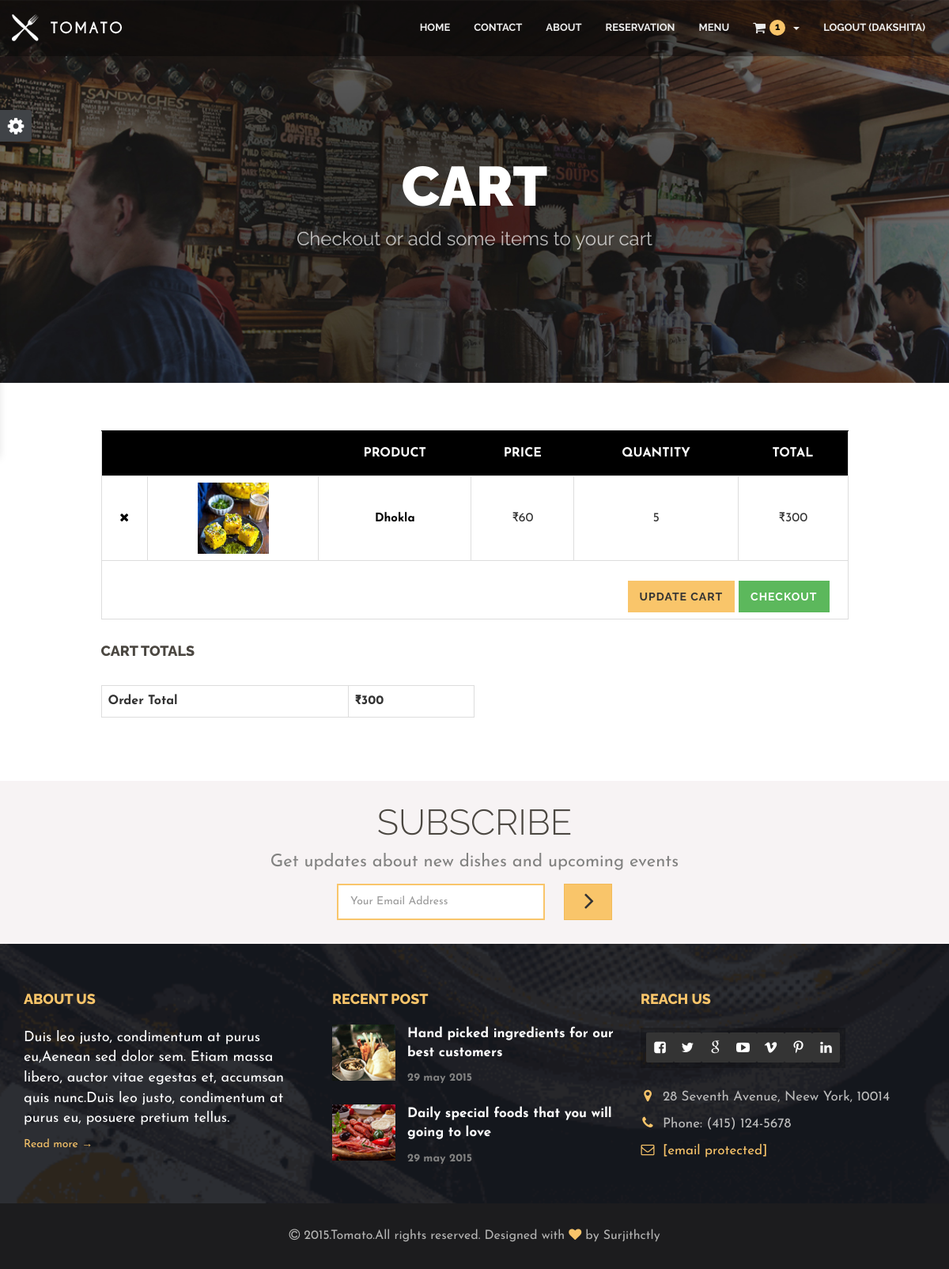
/customer/cart/ (signed in), run on the app's committed database.
### customer/models.py (models this page shows, shortened)
class Add_to_cart(models.Model):
    user=models.ForeignKey(User,on_delete=models.CASCADE,blank=True, null=True,)
    dish=models.ForeignKey(Dish,on_delete=models.CASCADE,blank=True, null=True,)
    qty=models.IntegerField(blank=True, null=True)
    confirm=models.BooleanField(blank=True, null=True, default=True)

### management/models.py (models this page shows, shortened)
class Dish(models.Model):
    cat=models.ForeignKey(Category,on_delete=models.CASCADE)
    title=models.CharField(max_length=100,blank=True,null=True)
    price=models.IntegerField(blank=True,null=True)
    mrp=models.IntegerField(blank=True,null=True)
    img1=models.FileField(blank=True,null=True)
    img2=models.FileField(blank=True,null=True)
    img3=models.FileField(blank=True,null=True)
    dis=models.TextField(blank=True,null=True)
    avail=models.BooleanField(blank=True,null=True,default=True)

### customer/views.py (the view)
# urls.py: path('cart/',Cart,name='cart'),
def Cart(request):
    cartDish,total=HeaderCart(request.user)
    d={'cartDish':cartDish,'total':total}
    return render(request,'shop_cart.html',d)

### customer/templatetags/multiply.py (called while the page is built)
@register.simple_tag()
def multiply(price,qty,*args,**kwargs):
    return price*qty

### customer/views.py (called while the page is built)
def HeaderCart(usr):
    cartDish=Add_to_cart.objects.filter(user=usr)
    total=0
    for i in cartDish:
        total +=(i.dish.price)*(i.qty)
    return cartDish,total

### templates/shop_cart.html
{% extends 'base.html' %}
{% block body %}
{% load static %}
{% load multiply %}
<section class="page_header">
<div class="container">
<div class="row">
<div class="col-md-12 text-center">
<h2 class="text-uppercase">Cart</h2>
<p>Checkout or add some items to your cart</p>
</div>
</div>
</div>
</section>
<section class="shop-content">
<div class="container">
<div class="row">
<div class="col-md-10 col-md-offset-1">
<table class="cart-table table table-bordered">
<thead>
<tr>
<th>&nbsp;</th>
<th>&nbsp;</th>
<th>Product</th>
<th>Price</th>
<th>Quantity</th>
<th>Total</th>
</tr>
</thead>
<tbody>
{% for i in cartDish %}
<tr>
<td>
<a href="{% url 'dOrder' i.id %}" class="remove"><i class="fa fa-times"></i></a>
</td>
<td>
<a href="shop_single_full.html"><img src="{{ i.dish.img1.url }}" alt="" height="90" width="90"></a>
</td>
<td>
<a href="shop_single_full.html">{{ i.dish.title }}</a>
</td>
<td>
<span class="amount">&#8377;{{ i.dish.price }}</span>
</td>
 <td>
<div class="quantity">{{ i.qty }}</div>
</td>
<td>
<span class="amount">&#8377;{% multiply i.dish.price i.qty %}</span>
</td>
</tr>
{% endfor %}
<tr>
<td colspan="6" class="actions">
<div class="col-md-6">
</div>
<div class="col-md-6">
<div class="cart-btn">
<button class="btn btn-default" type="submit">Update Cart</button>
<button class="btn btn-success" type="submit" onclick="window.open('shop_checkout.html', '_self')">Checkout</button>
</div>
</div>
</td>
</tr>
</tbody>
</table>
<div class="cart_totals">
<div class="col-md-6 push-md-6 no-padding">
<h4 class="text-left">Cart Totals</h4>
<br>
<table class="table table-bordered col-md-6">
<tbody>
<tr>
<tr>
<th>Order Total</th>
<td><strong><span class="amount">&#8377;{{ total }}</span></strong> </td>
</tr>
</tbody>
</table>
</div>
</div>
</div>
</div>
</div>
</section>
{% endblock body %}

### templates/base.html (shortened to what this page needs)
<!DOCTYPE html>
{% load static %}
<html lang="en">
<head>
    <link rel="stylesheet" href="{% static 'css/bootstrap.min.css' %}">
    <link rel="stylesheet" href="{% static 'css/font-awesome/css/font-awesome.css' %}">
    <link rel="stylesheet" href="{% static 'css/plugin.css' %}">
    <link rel="stylesheet" href="{% static 'css/main.css' %}">
</head>
<body>
    <div class="body">
        <div class="main-wrapper">
            <nav class="navbar navbar-fixed-top">
                <div class="container">
                    <div class="navbar-header">
                        <a class="navbar-brand" href="index-2.html">
                            <img src="{% static 'img/nav-logo.png' %}" alt="nav-logo">
                        </a>
                    </div>
                    <div id="navbar" class="navbar-collapse collapse">
                        <ul class="nav navbar-nav navbar-right">
                            <li><a href="{% url 'home' %}">Home</a></li>
                            <li><a href="{% url 'contact' %}">Contact</a></li>
                            <li><a href="{% url 'about' %}">About</a></li>
                            <li><a href="{% url 'reservation' %}">Reservation</a></li>
                            <li><a href="{% url 'menu_all' %}">Menu</a></li>
                            {% if request.user.is_authenticated %}
                            <li class="dropdown">
                                <a class="{% static 'css-pointer dropdown-toggle" data-toggle="dropdown" role="button"
                                    aria-haspopup="true" aria-expanded="false"><i
                                        class="fa fa-shopping-cart fsc pull-left"></i><span
                                        class="cart-number">{{ request.user.add_to_cart_set.count }}</span><span class="caret"></span></a>
                            </li>
                            <li><a href="{% url 'logout' %}">Logout ({{ user.username}})</a></li>
                            {% else %}
                            <li><a href="{% url 'account' %}">Account</a></li>
                            {% endif %}
                        </ul>
                    </div>
                </div>
            </nav>
{% block body %}
{% endblock %}
                    <section class="subscribe">
                <div class="container">
                    <div class="row">
                        <div class="col-md-12">
                            <h1>Subscribe</h1>
                            <p>Get updates about new dishes and upcoming events</p>
                            <form class="form-inline"
                                action="https://demo.web3canvas.com/themeforest/tomato/php/subscribe.php" id="invite"
                                method="POST">
                                <div class="form-group">
                                    <input class="e-mail form-control" name="email" id="address" type="email"
                                        placeholder="Your Email Address" required>
                                </div>
                                <button type="submit" class="btn btn-default">
                                    <i class="fa fa-angle-right"></i>
                                </button>
                            </form>
                        </div>
                    </div>
                </div>
            </section>
            <section class="footer">
                <div class="container">
                    <div class="row">
                        <div class="col-md-4 col-sm-12">
                            <h1>About us</h1>
                            <p>Duis leo justo, condimentum at purus eu,Aenean sed dolor sem. Etiam massa libero, auctor
                                vitae egestas et, accumsan quis nunc.Duis leo justo, condimentum at purus eu, posuere
                                pretium tellus.</p>
                            <a href="about.html">Read more &rarr;</a>
                        </div>
                        <div class="col-md-4  col-sm-6">
                            <h1>Recent post</h1>
                            <div class="footer-blog clearfix">
                                <a href="blog_right_sidebar.html">
                                    <img src="{% static 'img/thumb8.png' %}" class="img-responsive footer-photo" alt="blog photos">
                                    <p class="footer-blog-text">Hand picked ingredients for our best customers</p>
                                    <p class="footer-blog-date">29 may 2015</p>
                                </a>
                            </div>
                            <div class="footer-blog clearfix last">
                                <a href="blog_right_sidebar.html">
                                    <img src="{% static 'img/thumb9.png' %}" class="img-responsive footer-photo" alt="blog photos">
                                    <p class="footer-blog-text">Daily special foods that you will going to love</p>
                                    <p class="footer-blog-date">29 may 2015</p>
                                </a>
                            </div>
                        </div>
                        <div class="col-md-4  col-sm-6">
                            <h1>Reach us</h1>
                            <div class="footer-social-icons">
                                <a href="https://www.facebook.com/">
                                    <i class="fa fa-facebook-square"></i>
                                </a>
                                <a href="https://www.twitter.com/">
                                    <i class="fa fa-twitter"></i>
                                </a>
                                <a href="https://plus.google.com/">
                                    <i class="fa fa-google"></i>
                                </a>
                                <a href="https://www.youtube.com/">
                                    <i class="fa fa-youtube-play"></i>
                                </a>
                                <a href="https://www.vimeo.com/">
                                    <i class="fa fa-vimeo"></i>
                                </a>
                                <a href="https://www.pinterest.com/">
                                    <i class="fa fa-pinterest-p"></i>
                                </a>
                                <a href="http://www.linkedin.com/">
                                    <i class="fa fa-linkedin"></i>
                                </a>
                            </div>
                            <div class="footer-address">
                                <p><i class="fa fa-map-marker"></i>28 Seventh Avenue, Neew York, 10014</p>
                                <p><i class="fa fa-phone"></i>Phone: (415) 124-5678</p>
                                <p><i class="fa fa-envelope-o"></i><a
                                        href="https://demo.web3canvas.com/cdn-cgi/l/email-protection"
                                        class="__cf_email__"
                                        data-cfemail="65161015150a17112517001611041017040b114b060a08">[email&#160;protected]</a>
                                </p>
                            </div>
                        </div>
                    </div>
                </div>
                <div class="footer-copyrights">
                    <div class="container">
                        <div class="row">
                            <div class="col-md-12">
                                <p><i class="fa fa-copyright"></i> 2015.Tomato.All rights reserved. Designed with <i
                                        class="fa fa-heart primary-color"></i> by Surjithctly</p>
                            </div>
                        </div>
                    </div>
                </div>
            </section>
        </div>
    </div>
    <div class="b-settings-panel">
        <div class="btn-settings"></div>
    </div>
</body>
</html>

### static/css/settings-panel.css (style rules this page uses)
.b-settings-panel { width:200px;position:fixed;top:140px;left:-200px;z-index:1000000;padding:20px;background:#fbfbfb;border-right:none;box-shadow:0 10px 10px rgba(0,0,0,.1);color:#676767;-webkit-transition:left .2s ease-in-out;transition:left .2s ease-in-out }
.b-settings-panel:after { content:'';display:block;width:2px;position:absolute;top:-1px;right:0;bottom:-1px }
.btn-settings { width:40px;height:40px;position:absolute;top:-1px;left:100%;background:#404347;border-radius:0 3px 3px 0;cursor:pointer;text-align:center;font:24px/40px 'FontAwesome';color:#fff }
.btn-settings:before { content:"\f013" }

### data on the page
Add_to_cart: dish.img1 (picture), dish "Dhokla", dish.price "60", qty "5", dish+qty "300"

### other printed values
{{ request.user.add_to_cart_set.count }} "1"
{{ user.username }} "DAKSHITA"
{{ total }} "300"
